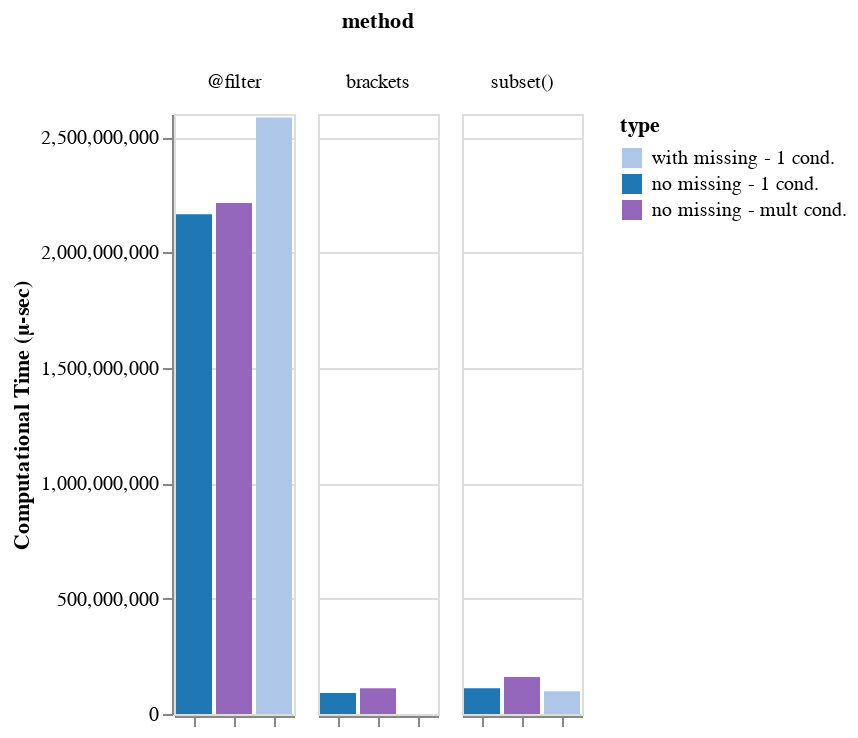

Source (notebook cell):
### Markdown cell above
We can plot the average compuation time of each method for each condition, using the "VegaLite.jl" package.

### Code cell
using VegaLite
comp = times |>
@vlplot(
    :bar,
    column = :method,
    x = {:type, axis={title="", labels =false}},
    y = {:time, axis={title="Computational Time (μ-sec)", grid = true}},
    color={
        :type,
        scale={
            domain=["with missing - 1 cond.","no missing - 1 cond.","no missing - mult cond."],
            range=["#aec7e8","#1f77b4","#9467bd"]
        }
    },
    spacing=10,
    config={
        views={stroke=:transparent},
        axis={domainWidth=1}
    }
)
comp

### Figure 1 — Vega-Lite specification as saved in the notebook (floating-point values rounded to 4 significant figures)
{"config": {"axis": {"domainWidth": 1}, "views": {"stroke": "transparent"}}, "data": {"values": [{"method": "@filter", "time": 2585271850, "type": "with missing - 1 cond."}, {"method": "subset()", "time": 98790000.0, "type": "with missing - 1 cond."}, {"method": "@filter", "time": 2166000000.0, "type": "no missing - 1 cond."}, {"method": "subset()", "time": 111200000.0, "type": "no missing - 1 cond."}, {"method": "brackets", "time": 91440000.0, "type": "no missing - 1 cond."}, {"method": "@filter", "time": 2214000000.0, "type": "no missing - mult cond."}, {"method": "subset()", "time": 160200000.0, "type": "no missing - mult cond."}, {"method": "brackets", "time": 111657420, "type": "no missing - mult cond."}]}, "encoding": {"color": {"field": "type", "scale": {"domain": ["with missing - 1 cond.", "no missing - 1 cond.", "no missing - mult cond."], "range": ["#aec7e8", "#1f77b4", "#9467bd"]}, "type": "nominal"}, "column": {"field": "method", "type": "nominal"}, "x": {"axis": {"labels": false, "title": ""}, "field": "type", "type": "nominal"}, "y": {"axis": {"grid": true, "title": "Computational Time (μ-sec)"}, "field": "time", "type": "quantitative"}}, "mark": "bar", "spacing": 10}
